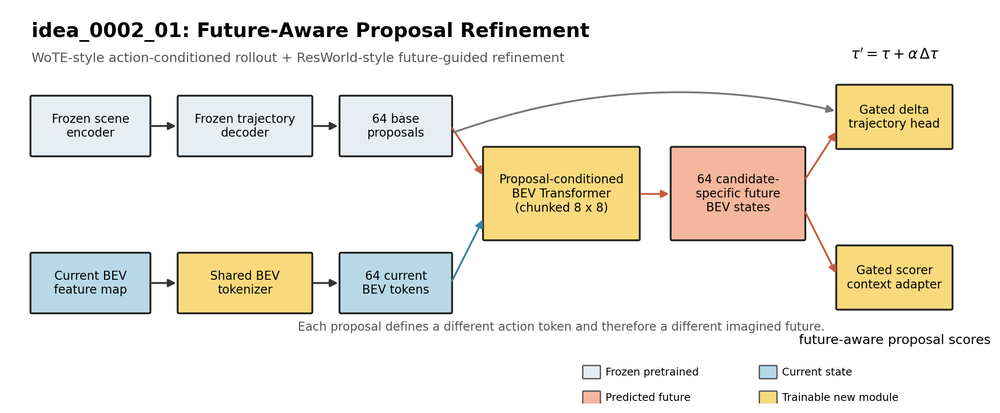
#> input picture docs/figures/idea0002_01/proposal_world_architecture.png, 1000 x 413 px, shrunk from 2317 x 958 before the run
$ python build_idea0002_01_summary_slide.py
#> lines starting #> are read from the running program, lines starting #| are printed output that depends on the picture
#!/usr/bin/env python3
"""Render a one-page group-meeting summary for idea_0002_01."""

from pathlib import Path
import textwrap

import matplotlib.pyplot as plt
from matplotlib.patches import FancyBboxPatch, Rectangle
from PIL import Image


ROOT = Path(__file__).resolve().parents[2]
ARCHITECTURE = ROOT / "docs/figures/idea0002_01/proposal_world_architecture.png"
OUTPUT = ROOT / "docs/slides/idea0002_01_group_meeting_summary.png"

BG = "#F7F8FA"
INK = "#172026"
MUTED = "#5E6A72"
LINE = "#D8DEE3"
TEAL = "#2E7D8F"
ORANGE = "#C95D3A"
YELLOW = "#F2CC60"
GREEN = "#3B7D5A"
PALE_TEAL = "#E4F0F3"
PALE_ORANGE = "#F8E9E3"
PALE_YELLOW = "#FBF3D7"


def add_box(ax, x, y, w, h, facecolor="white", edgecolor=LINE, radius=0.012, linewidth=1.2):
    patch = FancyBboxPatch(
        (x, y), w, h,
        boxstyle=f"round,pad=0.006,rounding_size={radius}",
        transform=ax.transAxes,
        facecolor=facecolor,
        edgecolor=edgecolor,
        linewidth=linewidth,
    )
    ax.add_patch(patch)
    return patch


def add_text(ax, x, y, text, size=18, color=INK, weight="normal", ha="left", va="top", width=None, linespacing=1.2):
    if width is not None:
        text = "\n".join(textwrap.fill(part, width=width) for part in text.split("\n"))
    return ax.text(
        x, y, text,
        transform=ax.transAxes,
        fontsize=size,
        color=color,
        fontweight=weight,
        ha=ha,
        va=va,
        linespacing=linespacing,
        family="DejaVu Sans",
    )


def add_section_title(ax, x, y, number, title, color):
    ax.add_patch(Rectangle((x, y - 0.025), 0.006, 0.040, transform=ax.transAxes, color=color, linewidth=0))
    add_text(ax, x + 0.015, y, f"{number}  {title}", size=19, weight="bold", va="center")


def draw_slide():
    fig = plt.figure(figsize=(16, 9), dpi=120, facecolor=BG)
    ax = fig.add_axes([0, 0, 1, 1])
    ax.set_axis_off()
    ax.set_facecolor(BG)

    # Header
    ax.add_patch(Rectangle((0, 0.91), 1, 0.09, transform=ax.transAxes, color=INK, linewidth=0))
    add_text(ax, 0.045, 0.958, "Proposal-Conditioned BEV World Modeling", size=30, color="white", weight="bold", va="center")
    add_text(ax, 0.955, 0.958, "idea_0002_01  |  Fast validation", size=15, color="#C9D2D8", ha="right", va="center")
    add_text(ax, 0.045, 0.905, "Can candidate-specific imagined futures improve frozen trajectory refinement and scoring?", size=15, color=MUTED, va="top")

    # Motivation panel
    add_box(ax, 0.035, 0.585, 0.275, 0.285, facecolor="white")
    add_section_title(ax, 0.052, 0.835, "1", "Motivation", TEAL)
    add_text(
        ax, 0.055, 0.785,
        "Current BEV captures only the observed state; it cannot represent how each trajectory proposal changes future interactions.",
        size=15, width=38, linespacing=1.18,
    )
    add_text(ax, 0.055, 0.665, "HYPOTHESIS", size=11.5, color=ORANGE, weight="bold")
    add_text(
        ax, 0.055, 0.638,
        "Imagine 64 proposal-conditioned futures\nfor joint refinement and scoring.",
        size=14.5, weight="bold", linespacing=1.14,
    )

    # Architecture panel
    add_box(ax, 0.325, 0.585, 0.64, 0.285, facecolor="white")
    add_section_title(ax, 0.342, 0.835, "2", "Implementation: WoTE rollout + ResWorld refinement", ORANGE)
    architecture = Image.open(ARCHITECTURE).convert("RGB")
    width, height = architecture.size
#> width = 1000; height = 413
    architecture = architecture.crop((35, 155, width - 30, height - 95))
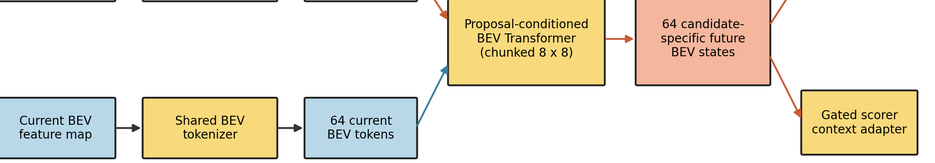
#> architecture: PIL image 935x163 RGB; mean R, G, B 235.2, 228.2, 211.3
    image_ax = fig.add_axes([0.345, 0.605, 0.596, 0.205])
    image_ax.imshow(architecture)
    image_ax.set_axis_off()
    add_text(
        ax, 0.645, 0.590,
        "Frozen encoder/decoder/scorer  |  Train BEV tokenizer + Transformer refiner  |  6.09M trainable (12.98%)",
        size=11.5, color=MUTED, ha="center", va="bottom",
    )

    # Experiment panel
    add_box(ax, 0.035, 0.245, 0.275, 0.315, facecolor="white")
    add_section_title(ax, 0.052, 0.525, "3", "Controlled training", GREEN)
    add_text(ax, 0.055, 0.483, "Matched comparison", size=14, color=GREEN, weight="bold")
    rows = [
        ("Subset", "2,048 scenes: 1,722 / 326"),
        ("Schedule", "4 epochs / 64 optimizer steps"),
        ("Compute", "bf16, batch 4, accum. 4"),
        ("Controls", "same tokens, seed, LR, checkpoint"),
        ("Gates", "both 0-init; params within +0.33%"),
    ]
    y = 0.445
    for label, value in rows:
        add_text(ax, 0.055, y, label, size=13, color=MUTED, weight="bold")
        add_text(ax, 0.145, y, value, size=13.5, color=INK)
        y -= 0.042

    # Results panel
    add_box(ax, 0.325, 0.245, 0.385, 0.315, facecolor="white")
    add_section_title(ax, 0.342, 0.525, "4", "Results", ORANGE)
    add_text(ax, 0.525, 0.485, "Static BEV", size=12, color=TEAL, weight="bold", ha="center")
    add_text(ax, 0.635, 0.485, "Proposal world", size=12, color=ORANGE, weight="bold", ha="center")
    metric_rows = [
        ("Val score  ↑", "0.952299", "0.952299"),
        ("Val L2  ↓", "0.435860", "0.435860"),
        ("Top-5 hit rate  ↑", "0.3594", "0.3594"),
        ("Train traj. loss  ↓", "0.620", "0.506"),
    ]
    y = 0.446
    for idx, (label, static, world) in enumerate(metric_rows):
        if idx % 2 == 0:
            ax.add_patch(Rectangle((0.342, y - 0.022), 0.349, 0.037, transform=ax.transAxes, color="#F3F5F6", linewidth=0))
        add_text(ax, 0.350, y, label, size=13.5, va="center")
        add_text(ax, 0.525, y, static, size=13.5, color=TEAL, weight="bold", ha="center", va="center")
        add_text(ax, 0.635, y, world, size=13.5, color=ORANGE, weight="bold", ha="center", va="center")
        y -= 0.043

    add_text(ax, 0.350, 0.288, "A100 module latency", size=11, color=MUTED, weight="bold", va="center")
    # Latency bars, scaled to 10 ms.
    ax.add_patch(Rectangle((0.475, 0.272), 0.019, 0.014, transform=ax.transAxes, color=TEAL, linewidth=0))
    ax.add_patch(Rectangle((0.475, 0.250), 0.195, 0.014, transform=ax.transAxes, color=ORANGE, linewidth=0))
    add_text(ax, 0.500, 0.279, "0.97 ms", size=10.2, color=TEAL, weight="bold", va="center")
    add_text(ax, 0.665, 0.257, "9.66 ms (9.95x)", size=9.6, color="white", weight="bold", ha="right", va="center")

    # Conclusion panel
    add_box(ax, 0.725, 0.245, 0.24, 0.315, facecolor=PALE_ORANGE, edgecolor="#E9C1B3")
    add_section_title(ax, 0.742, 0.525, "5", "Conclusion", ORANGE)
    add_text(ax, 0.747, 0.477, "NO VALIDATION GAIN", size=19, color=ORANGE, weight="bold")
    add_text(
        ax, 0.747, 0.425,
        "Gates stayed near 10^-6: future-BEV residual paths remained closed.",
        size=14, width=29, linespacing=1.15,
    )
    add_text(
        ax, 0.747, 0.350,
        "Lower train loss (0.506 vs 0.620) did not transfer to score, L2, or hit rate.",
        size=14, width=29, linespacing=1.15,
    )
    add_text(ax, 0.747, 0.282, "Reject the 0-init setup; the architecture remains untested.", size=11.8, color=INK, weight="bold", width=32, linespacing=1.05)

    # Next-step band
    add_box(ax, 0.035, 0.065, 0.93, 0.145, facecolor=INK, edgecolor=INK)
    add_text(ax, 0.055, 0.178, "NEXT STEP", size=13, color=YELLOW, weight="bold")
    steps = [
        ("1", "Open the gate", "Set both gates to 0.01;\nhold LR and data fixed."),
        ("2", "Test signal", "Require validation separation\nacross two seeds."),
        ("3", "Go / no-go", "If positive, run PDMS/EPDMS;\nelse deprioritize."),
    ]
    x_positions = [0.055, 0.365, 0.675]
    for x, (number, heading, detail) in zip(x_positions, steps):
        ax.add_patch(FancyBboxPatch((x, 0.092), 0.032, 0.050, boxstyle="round,pad=0.004,rounding_size=0.008", transform=ax.transAxes, facecolor=YELLOW, edgecolor="none"))
        add_text(ax, x + 0.016, 0.117, number, size=16, color=INK, weight="bold", ha="center", va="center")
        add_text(ax, x + 0.043, 0.135, heading, size=15, color="white", weight="bold", va="top")
        add_text(ax, x + 0.043, 0.108, detail, size=10.5, color="#CFD8DE", va="top", linespacing=1.12)

    add_text(ax, 0.045, 0.028, "Source-grounded by WoTE (arXiv:2504.01941) + ResWorld official implementation", size=10.5, color=MUTED, va="center")
    add_text(ax, 0.955, 0.028, "NAVSIM small-data screen  |  Aug 18, 2026", size=10.5, color=MUTED, ha="right", va="center")

    OUTPUT.parent.mkdir(parents=True, exist_ok=True)
    fig.savefig(OUTPUT, dpi=120, facecolor=BG)
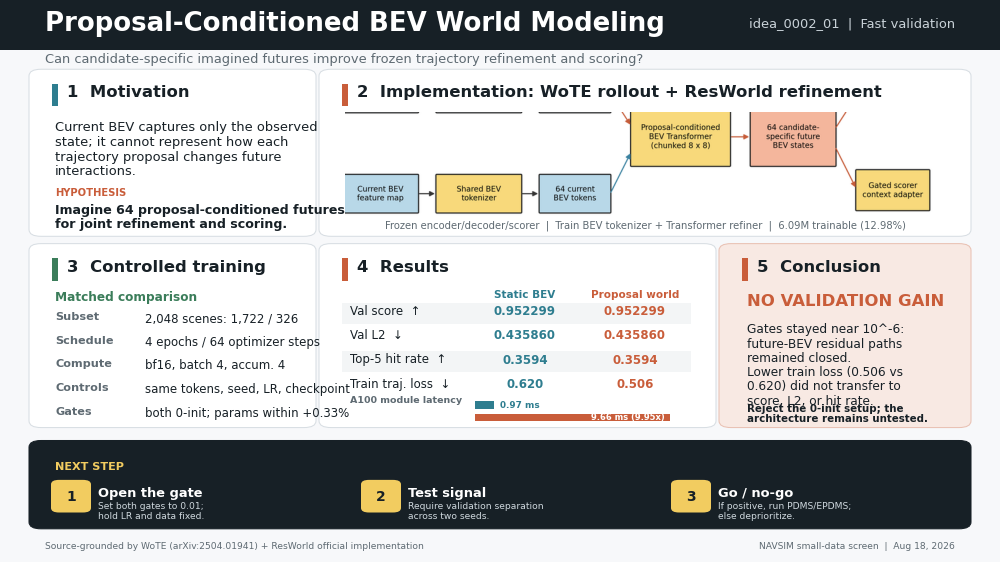
#> figure drawn by matplotlib, 2 panels
    plt.close(fig)
    print(OUTPUT)


if __name__ == "__main__":
    draw_slide()
